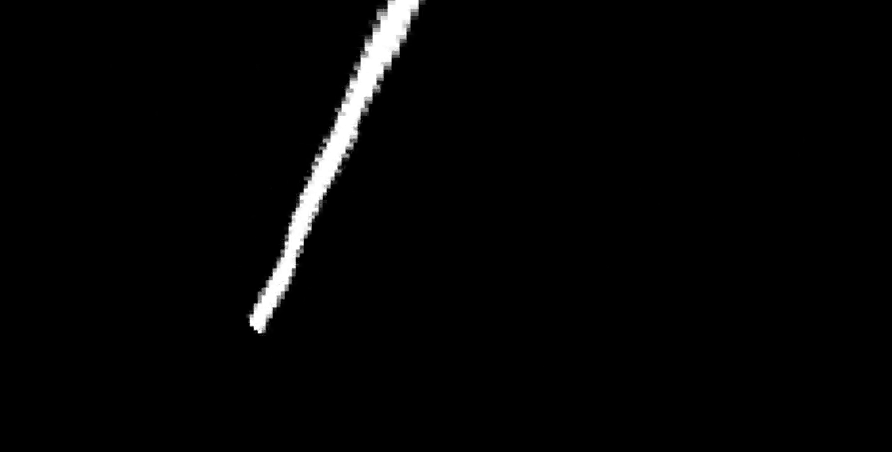
#> input picture frame 81 of sandbox/LineExtraction/videos/vid1.mp4, 892 x 452 px
$ python laneDetection2.py   (Python 2 division)   (older library calls are emulated)
#> lines starting #> are read from the running program, lines starting #| are printed output that depends on the picture; after the words box and inside, x2 and y2 are one past the last pixel; in counts of white or black regions, pixels touching at a corner belong together
import numpy as np
import pandas as pd
import cv2
import os
import glob
import matplotlib.pyplot as plt
import pickle
import math
from sklearn.metrics import r2_score
from sklearn.metrics import mean_squared_error
import imutils
import time

class contourObject:

	def __init__(self, contour, extLeft, extRight, midpoint):
		self.contour = contour
		self.extLeft = extLeft
		self.extRight = extRight
		self.midpoint = midpoint

# Create a VideoCapture object and read from input file
cap = cv2.VideoCapture('videos/vid1.mp4')

# Check if camera opened successfully
if (cap.isOpened()== False):
  print("Error opening video  file")

# Read until video is completed
while(cap.isOpened()):

  # Capture frame-by-frame
  ret, im = cap.read()
#> im is the input picture: shape (452, 892, 3); min 0, max 255, mean 5.1
  if ret == True:

  	cv2.imshow("", im)
	cv2.waitKey(0)
	t0 = time.time()
	height = np.size(im, 0)
#> height = 452
	width = np.size(im, 1)
#> width = 892
	# plt.imshow(im)
	# plt.show()
	imgray = cv2.cvtColor(im, cv2.COLOR_BGR2GRAY)

	# [7 lines of commented-out code are left out]
	ret, thresh = cv2.threshold(imgray, 127, 255, 0)
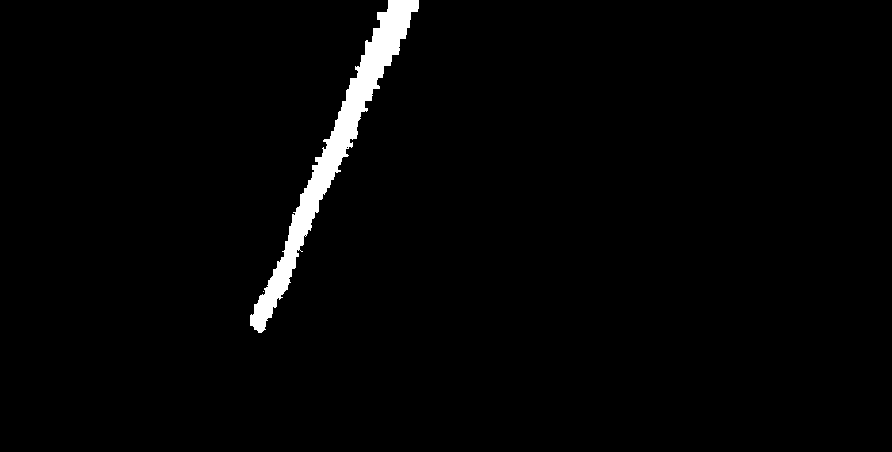
#> thresh: shape (452, 892); 2% white; 2 white regions (1 under 20 px)
	im2, contours, hierarchy = cv2.findContours(thresh, cv2.RETR_TREE, cv2.CHAIN_APPROX_SIMPLE)
#> contours = 4 contours, 3 with area under 20; largest, box (x1, y1, x2, y2) and area: (250, 0, 419, 333) 7538
	# [5 lines of commented-out code are left out]

	x = 0;
	noElementInList2 = True


	array1 = []
	array2 = []


	arr1XMid = 0
	arr1YMid = 0
	arr1ExtLeft = 0#tuple(c[c[:, :, 0].argmin()][0])
	arr1ExtRight = 0#tuple(c[c[:, :, 0].argmax()][0])
	arr2XMid = 0
	arr2YMid = 0
	arr2ExtLeft = 0#tuple(c[c[:, :, 0].argmin()][0])
	arr2ExtRight = 0#tuple(c[c[:, :, 0].argmax()][0])


	array1x = []
	array1y = []
	array2x = []
	array2y = []

	# contour_min_xs = []
	# valid_contours = []

	# [22 lines left out: function sort_contours, not called in this run]

	boundingBoxes = [cv2.boundingRect(c) for c in contours]
#> boundingBoxes = [(263, 291, 1, 1), (250, 0, 169, 333), (304, 234, 3, 3), (346, 146, 3, 3)]
	(contours, boundingBoxes) = zip(*sorted(zip(contours, boundingBoxes),
		key=lambda b:b[1][0], reverse=False))
#> boundingBoxes = ((250, 0, 169, 333), (263, 291, 1, 1), (304, 234, 3, 3), (346, 146, 3, 3))
	# [14 lines of commented-out code are left out]

	for cnt in contours:
		# if cv2.arcLength(cnt, True) < 67 or cv2.contourArea(cnt) < 34.0:
		#  	continue
		currExtLeft = tuple(cnt[cnt[:, :, 0].argmin()][0])
		currExtRight = tuple(cnt[cnt[:, :, 0].argmax()][0])
		xVal = 0
		yVal = 0
		points = 0
		for pointA in cnt:
			xVal = xVal + pointA[0][0]
			yVal = yVal + pointA[0][1]
			points = points+1
		xVal = xVal/points
		yVal = yVal/points
		cv2.circle(im, (xVal, yVal), 7, (255, 255, 255), -1)
		if x == 0:
			# [5 lines of commented-out code are left out]
			array1.append(contourObject(cnt, currExtLeft, currExtRight, [xVal, yVal]))

			# cv2.drawContours(im, [cnt],0,(0,255,0),2)
			# array1.append([cnt])
		else:
			if noElementInList2:
				# print(((arr1XMid - xVal) ** 2 + (arr1YMid - yVal) ** 2) ** 0.5)
				lowestDist = float("inf")
				for cntObj in array1:
					distListArr1 = [((cntObj.midpoint[0] - xVal) ** 2 + (cntObj.midpoint[1] - yVal) ** 2) ** 0.5 ,
					((cntObj.extRight[0] - currExtLeft[0]) ** 2 + (cntObj.extRight[1] - currExtLeft[1]) ** 2) ** 0.5,
					((cntObj.extLeft[0] - currExtRight[0]) ** 2 + (cntObj.extLeft[1] - currExtRight[1]) ** 2) ** 0.5]
					lowestDist = min([lowestDist, min(distListArr1)])
				print(lowestDist)
				#print(min(distListArr1))
				#print(((arr1ExtRight[0] - currExtLeft[0]) ** 2 + (arr1ExtRight[1] - currExtLeft[1]) ** 2) ** 0.5)
				#print(arr1ExtRight)

				if  lowestDist > 185:
					# print(((arr1XMid - xVal) ** 2 + (arr1YMid - yVal) ** 2) ** 0.5)
					array2.append(contourObject(cnt, currExtLeft, currExtRight, [xVal, yVal]))
					# [4 lines of commented-out code are left out]
					noElementInList2 = False
				else:
					array1.append(contourObject(cnt, currExtLeft, currExtRight, [xVal, yVal]))
					# [4 lines of commented-out code are left out]
			else:

				lowestDist1 = float("inf")
				for cntObj in array1:
					distListArr1 = [((cntObj.midpoint[0] - xVal) ** 2 + (cntObj.midpoint[1] - yVal) ** 2) ** 0.5 ,
					((cntObj.extRight[0] - currExtLeft[0]) ** 2 + (cntObj.extRight[1] - currExtLeft[1]) ** 2) ** 0.5,
					((cntObj.extLeft[0] - currExtRight[0]) ** 2 + (cntObj.extLeft[1] - currExtRight[1]) ** 2) ** 0.5]
					lowestDist1 = min([lowestDist1, min(distListArr1)])
				# distListArr1 = [((arr1XMid - xVal) ** 2 + (arr1YMid - yVal) ** 2) ** 0.5 ,
				# ((arr1ExtRight[0] - currExtLeft[0]) ** 2 + (arr1ExtRight[1] - currExtLeft[1]) ** 2) ** 0.5,
				# ((arr1ExtLeft[0] - currExtRight[0]) ** 2 + (arr1ExtLeft[1] - currExtRight[1]) ** 2) ** 0.5]


				lowestDist2 = float("inf")
				for cntObj in array2:
					distListArr2 = [((cntObj.midpoint[0] - xVal) ** 2 + (cntObj.midpoint[1] - yVal) ** 2) ** 0.5 ,
					((cntObj.extRight[0] - currExtLeft[0]) ** 2 + (cntObj.extRight[1] - currExtLeft[1]) ** 2) ** 0.5,
					((cntObj.extLeft[0] - currExtRight[0]) ** 2 + (cntObj.extLeft[1] - currExtRight[1]) ** 2) ** 0.5]
					lowestDist2 = min([lowestDist2, min(distListArr2)])
				# distListArr2 = [((arr2XMid - xVal) ** 2 + (arr2YMid - yVal) ** 2) ** 0.5 ,
				# ((arr2ExtRight[0] - currExtLeft[0]) ** 2 + (arr2ExtRight[1] - currExtLeft[1]) ** 2) ** 0.5,
				# ((arr2ExtLeft[0] - currExtRight[0]) ** 2 + (arr2ExtLeft[1] - currExtRight[1]) ** 2) ** 0.5]
				# print(((arr1XMid - xVal) ** 2 + (arr1YMid - yVal) ** 2) ** 0.5)

				if lowestDist1 > lowestDist2:
					array2.append(contourObject(cnt, currExtLeft, currExtRight, [xVal, yVal]))
					# [5 lines of commented-out code are left out]
				else:
					array1.append(contourObject(cnt, currExtLeft, currExtRight, [xVal, yVal]))
					# [4 lines of commented-out code are left out]

		x = x + 1
#> this loop made 4 passes
#> (xVal, yVal) on passes 3 to 4: (305, 235), (347, 147)
#> (printed output is left out)
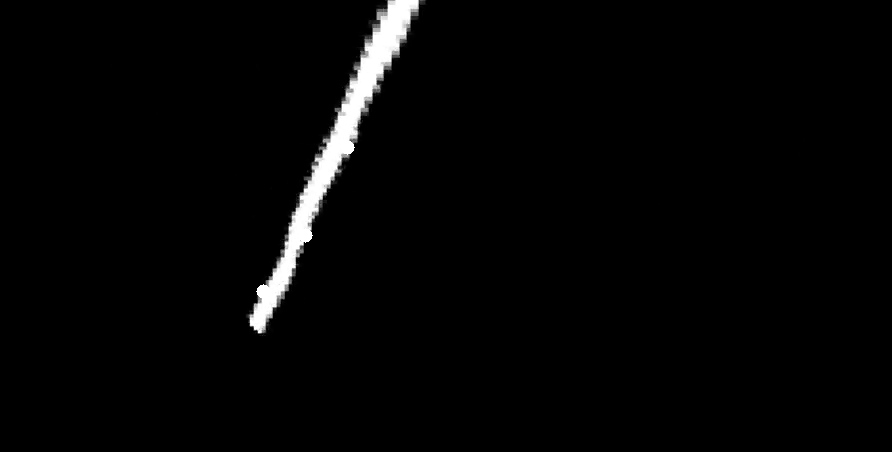
#> im: shape (452, 892, 3); 0.11% of pixels changed, all inside (x1, y1, x2, y2) = (256, 141, 355, 298)
#> after the loop, array1 = 4 items; array2 = []; lowestDist = 37.64; noElementInList2 = True; x = 4

	# [20 lines of commented-out code are left out]
	print("-----------------------------------------------")
	for cntObj in array1:
		cv2.drawContours(im, [cntObj.contour],0,(255,0,0),2)
		# print(cnt.size)
		for pointA in cntObj.contour:
			array1x.append(pointA[0][0])
			array1y.append(pointA[0][1])
#> this loop made 4 passes
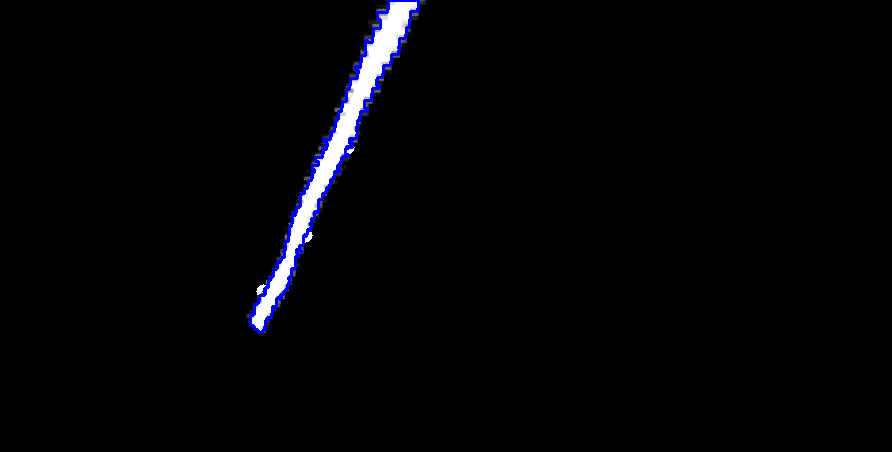
#> im: shape (452, 892, 3); 0.76% of pixels changed, all inside (x1, y1, x2, y2) = (249, 0, 420, 334)
#> after the loop, array1x = 418 values, max 418 at index 407, min 250 at index 183, mean 323.8; array1y = 418 values, max 332 at index 190, min 0 at index 0, mean 177.1
			# print(cnt)
			# array1.append([cnt])
	for cntObj in array2:
		cv2.drawContours(im, [cntObj.contour],0,(0,0,255),2)
		for pointA in cntObj.contour:
			array2x.append(pointA[0][0])
			array2y.append(pointA[0][1])
#> this loop made 0 passes
#> after the loop, array2x = []; array2y = []
			# [12 lines of commented-out code are left out]
	l_funcx_points = []
	l_funcx_ypred = []

	l_funcy_points = []
	l_funcy_xpred = []

	r_funcx_points = []
	r_funcx_ypred = []

	r_funcy_points = []
	r_funcy_xpred = []


	# [8 lines of commented-out code are left out]


	if len(array1x) > 0:

		#fit y = x^2
		l = np.polyfit(array1x, array1y, 2)
#> l = [0.00268, -3.85, 1137.6]
		x1 = np.linspace(0, width, 400)
		for i in x1:
			# y1 = l[0] * i**5 + l[1] * i**4 + l[2] * i**3 + l[3] * i**2 + l[4] * i + l[5]
			y1 = l[0] * i**1 + l[1] * i**1 + l[2]
			# y1 = l[0] * i + l[1]
			if y1 < height and y1 > 0:
				l_funcx_points.append([i, y1])
#> this loop made 400 passes
#> y1 on passes 1 to 3: 1137.6, 1129, 1120.4
#> after the loop, l_funcx_points = 53 pairs, first value 178.8 to 295.1, second value 2.89 to 449.9
		for i in array1x:
			y1 = l[0] * i**2 + l[1] * i**1 + l[2]
			# y1 = l[0] * i**5 + l[1] * i**4 + l[2] * i**3 + l[3] * i**2 + l[4] * i + l[5]
			# y1 = l[0] * i + l[1]
			l_funcx_ypred.append(y1)
#> this loop made 418 passes
#> (i, y1) on passes 1 to 3: (388, 47.92), (388, 47.92), (387, 49.69)
#> after the loop, l_funcx_ypred = 418 values, max 343.1 at index 183, min -2.74 at index 407, mean 177.1


		#fit x = y^2 -- for hairpin
		l = np.polyfit(array1y, array1x, 2)  #Switched for hairpin
#> l = [8.04e-05, -0.468, 403.5]
		y1 = np.linspace(0, height, 400)
		for i in y1:
			x1 = l[0] * i**2 + l[1] * i**1 + l[2]
			# x1 = l[0] * i**5 + l[1] * i**4 + l[2] * i**3 + l[3] * i**2 + l[4] * i + l[5]
			# x1 = l[0] * i + l[1]
			if x1 < width and x1 > 0:
				l_funcy_points.append([x1, i]) #Switched for hairpin
#> this loop made 400 passes
#> x1 on passes 1 to 3: 403.5, 403, 402.4
#> after the loop, l_funcy_points = 400 pairs, first value 208.4 to 403.5, second value 0 to 452
		for i in array1y:
			x1 = l[0] * i**2 + l[1] * i**1 + l[2]
			# x1 = l[0] * i**5 + l[1] * i**4 + l[2] * i**3 + l[3] * i**2 + l[4] * i + l[5]
			# x1 = l[0] * i + l[1]
			l_funcy_xpred.append(x1)
#> this loop made 418 passes
#> (i, x1) on passes 2 to 4: (8, 399.8), (9, 399.3), (11, 398.4)
#> after the loop, l_funcy_xpred = 418 values, max 403.5 at index 0, min 257 at index 190, mean 323.8

		# [8 lines of commented-out code are left out]

		if mean_squared_error(array1y, l_funcx_ypred) < mean_squared_error(array1x, l_funcy_xpred):
			l_points = np.array(l_funcx_points, dtype=np.int32)
			cv2.polylines(im, [l_points], 0, (255,0,0))
		else:
			l_points = np.array(l_funcy_points, dtype=np.int32)
#> l_points = 400 pairs, first value 208 to 403, second value 0 to 452
			cv2.polylines(im, [l_points], 0, (255,0,0))
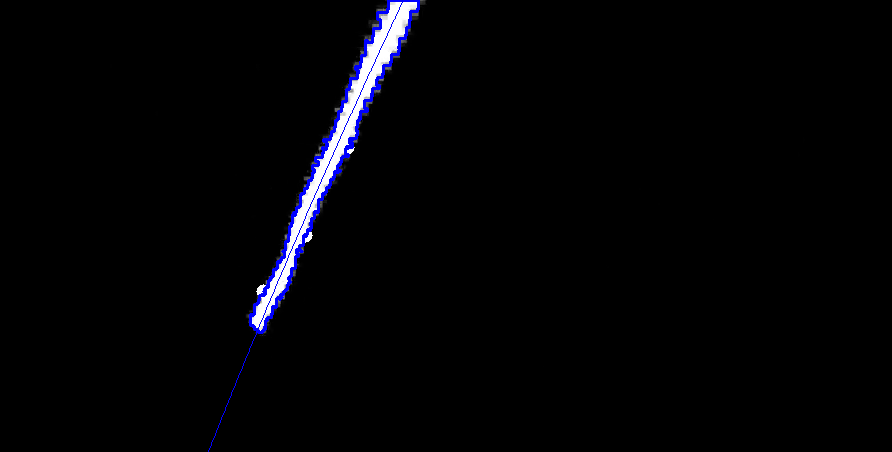
#> im: shape (452, 892, 3); 0.11% of pixels changed, all inside (x1, y1, x2, y2) = (208, 2, 403, 452)


	if len(array2x) > 0:

		#fit y = x^2
		r = np.polyfit(array2x, array2y, 2)
		x2 = np.linspace(0, width, 400)
		for i in x2:
			y2 = r[0] * i**2 + r[1] * i**1 + r[2]
			# y2 = r[0] * i**5 + r[1] * i**4 + r[2] * i**3 + r[3] * i**2 + r[4] * i + r[5]
			# y2 = r[0] * i + r[1]
			if y2 < height and y2 > 0:
				r_funcx_points.append([i, y2])
		for i in array2x:
			y2 = r[0] * i**2 + r[1] * i**1 + r[2]
			# y2 = r[0] * i**5 + r[1] * i**4 + r[2] * i**3 + r[3] * i**2 + r[4] * i + r[5]
			# y2 = r[0] * i + r[1]
			r_funcx_ypred.append(y2)

		#fit x = y^2
		r = np.polyfit(array2y, array2x, 2)
		y2 = np.linspace(0, width, 400)
		for i in y2:
			x2 = r[0] * i**2 + r[1] * i**1 + r[2]
			# x2 = r[0] * i**5 + r[1] * i**4 + r[2] * i**3 + r[3] * i**2 + r[4] * i + r[5]
			# x2 = r[0] * i + r[1]
			if x2 < width and x2 > 0:
				r_funcy_points.append([x2, i])
		for i in array2y:
			x2 = r[0] * i**2 + r[1] * i**1 + r[2]
			# x2 = r[0] * i**5 + r[1] * i**4 + r[2] * i**3 + r[3] * i**2 + r[4] * i + r[5]
			# x2 = r[0] * i + r[1]
			r_funcy_xpred.append(x2)

		# [4 lines of commented-out code are left out]

		if mean_squared_error(array2y, r_funcx_ypred) < mean_squared_error(array2x, r_funcy_xpred):
			r_points = np.array(r_funcx_points, dtype=np.int32)
			cv2.polylines(im, [r_points], 0, (0,0,255))
		else:
			r_points = np.array(r_funcy_points, dtype=np.int32)
			cv2.polylines(im, [r_points], 0, (0,0,255))


	# print(len(l_points[0][0]))
	t1 = time.time()
	print(t1 - t0)


	# print(len(l_points[0][0]))


	cv2.imshow("", im)
	cv2.waitKey(0)
	# cv2.waitKey(0);
	# Press Q on keyboard to  exit
	if cv2.waitKey(25) & 0xFF == ord('q'):
#> (key q is pressed here)
	  break

  # Break the loop
  else:
	break

# When everything done, release
# the video capture object
cap.release()

# Closes all the frames
cv2.destroyAllWindows()

$ run again, starting later in the video
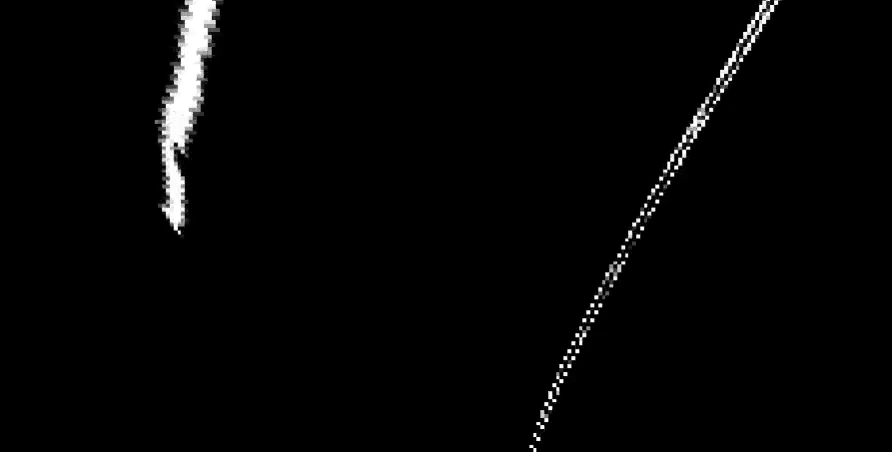
#> input picture frame 368 of sandbox/LineExtraction/videos/vid1.mp4, 892 x 452 px
#> im is the input picture: shape (452, 892, 3); min 0, max 255, mean 5
#> height = 452
#> width = 892
#> `ret, thresh = cv2.threshold(imgray, 127, 255, 0)`:
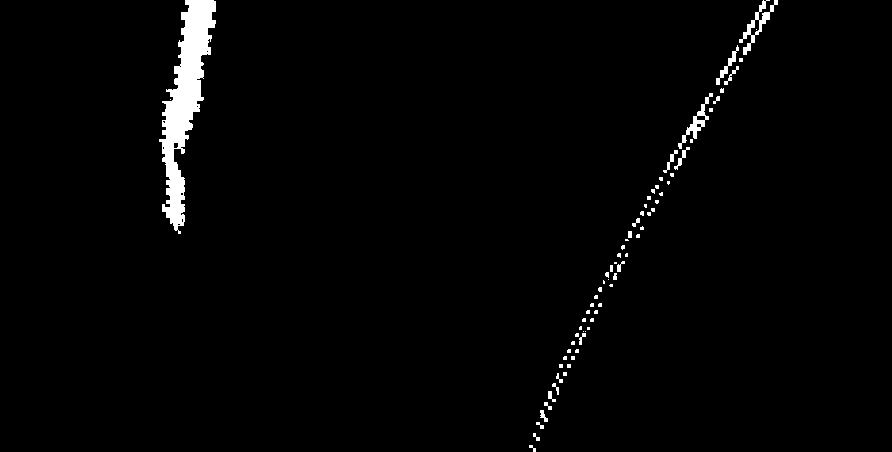
#> thresh: shape (452, 892); 1.9% white; 72 white regions (50 under 20 px)
#> contours = 84 contours, 69 with area under 20; largest, box (x1, y1, x2, y2) and area: (159, 0, 216, 234) 5030, (739, 0, 778, 55) 429, (678, 93, 713, 149) 336, (716, 45, 739, 85) 127, (750, 19, 760, 36) 92
#> `boundingBoxes = [cv2.boundingRect(c) for c in contours]`: boundingBoxes = 84 items, first 6: (529, 445, 7, 7), (533, 433, 7, 8), (536, 422, 8, 7), (540, 410, 8, 12), (544, 402, 8, 8), (548, 391, 8, 11)
#> `(contours, boundingBoxes) = zip(*sorted(zip(contours, boundingBoxes), ..`: boundingBoxes = 84 items, first 6: (159, 0, 57, 234), (162, 146, 3, 4), (162, 120, 4, 4), (170, 99, 1, 1), (173, 142, 6, 7), (177, 223, 4, 3)
#> the loop `for cnt in contours:` made 84 passes
#> (xVal, yVal, noElementInList2) on pass 12: (532, 447, False)
#> (printed output is left out)
#> the loop `for cntObj in array1:` made 11 passes
#> the loop `for cntObj in array2:` made 73 passes
#> the loop `for i in array1x:` made 370 passes
#> i on passes 1 to 3: 185, 185, 188
#> the loop `for i in array1y:` made 370 passes
#> i on passes 2 to 4: 4, 4, 5
#> the loop `for i in array2x:` made 697 passes
#> i on passes 1 to 3: 529, 529, 532
#> the loop `for i in array2y:` made 697 passes
#> i on passes 1 to 3: 445, 447, 447
#> `cv2.polylines(im, [r_points], 0, (0,0,255))`:
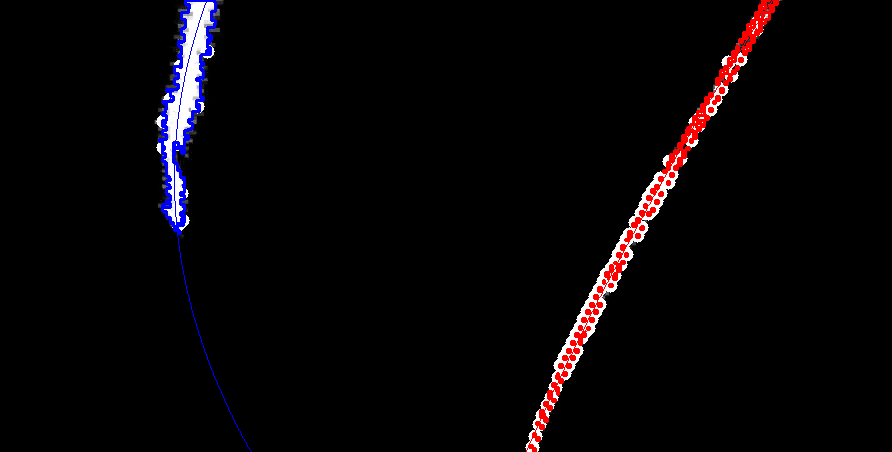
#> im: shape (452, 892, 3); mean B, G, R 6.8, 4.9, 7.9
